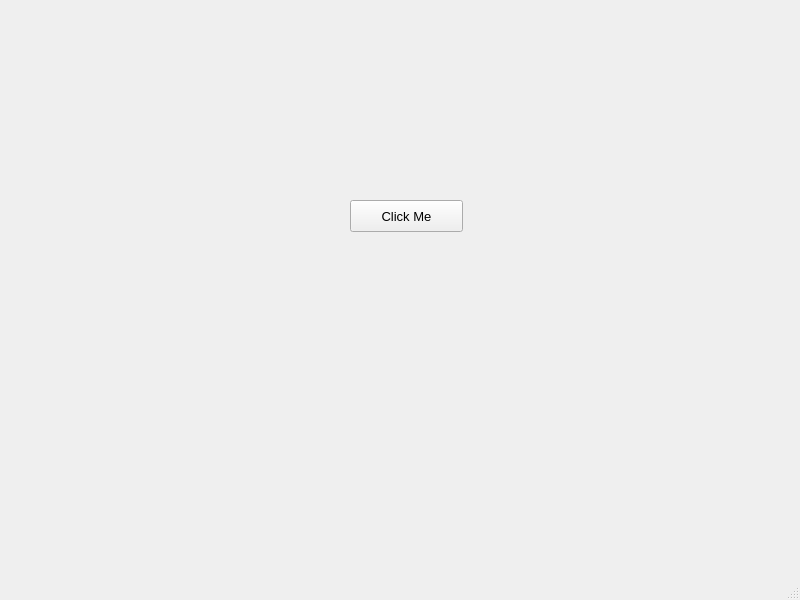
<?xml version="1.0" encoding="UTF-8"?>
<ui version="4.0">
 <class>helloWorld</class>
 <widget class="QMainWindow" name="helloWorld">
  <property name="geometry">
   <rect>
    <x>0</x>
    <y>0</y>
    <width>800</width>
    <height>600</height>
   </rect>
  </property>
  <property name="font">
   <font>
    <family>Arial</family>
    <pointsize>10</pointsize>
   </font>
  </property>
  <property name="windowTitle">
   <string>Hello World</string>
  </property>
  <widget class="QWidget" name="centralwidget">
   <widget class="QPushButton" name="btnDisplay">
    <property name="geometry">
     <rect>
      <x>350</x>
      <y>200</y>
      <width>113</width>
      <height>32</height>
     </rect>
    </property>
    <property name="text">
     <string>Click Me</string>
    </property>
   </widget>
  </widget>
  <widget class="QMenuBar" name="menubar">
   <property name="geometry">
    <rect>
     <x>0</x>
     <y>0</y>
     <width>800</width>
     <height>37</height>
    </rect>
   </property>
  </widget>
  <widget class="QStatusBar" name="statusbar"/>
 </widget>
 <resources/>
 <connections/>
</ui>
